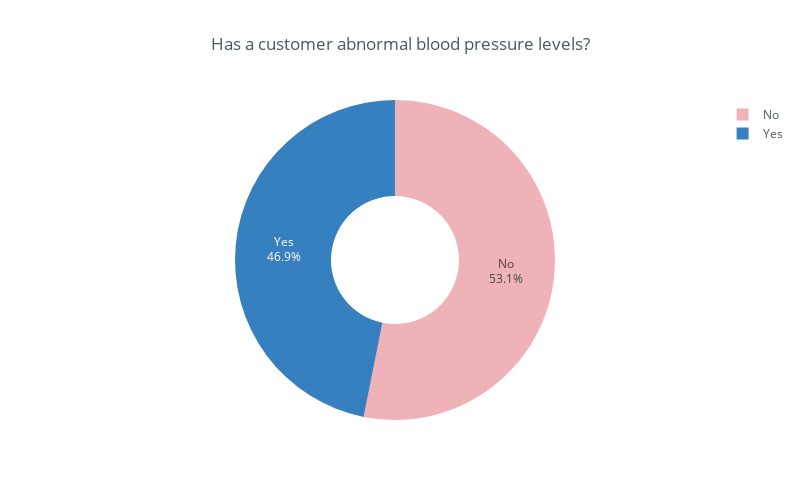
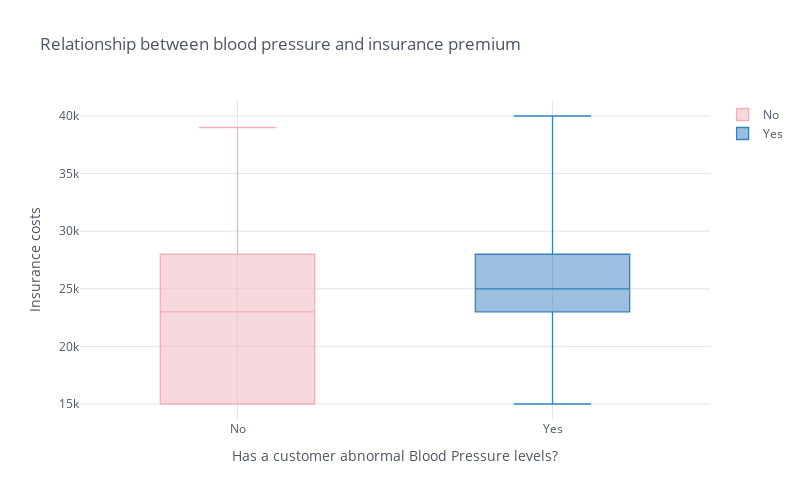

Notebook code cell kept with these figures, in order:
### Markdown cell above
We see the identical results in case of blood pressure.

### Code cell
data_blood = data.groupby(by = ['BloodPressureProblems']).count()[['Age']].rename(columns = {'Age':'Count'}).reset_index()
data_blood['BloodPressureProblems'] = data_blood['BloodPressureProblems'].replace({0:'No', 1:'Yes'})
data_blood.iplot(kind = 'pie', 
                 labels = 'BloodPressureProblems', 
                 values = 'Count', 
                 textinfo = 'percent+label', hole=.4, 
                 dimensions = (800,500), 
                 colors = ['#F0B2B9', '#3780BF'], title = 'Has a customer abnormal blood pressure levels?'
                 )

data2 = data.copy()
data2['BloodPressureProblems'] = data2['BloodPressureProblems'].replace({0:'No', 1:'Yes'})
data2[['BloodPressureProblems', 'PremiumPrice']].pivot(columns = 'BloodPressureProblems', values = 'PremiumPrice').iplot(kind = 'box', dimensions = (800,500), 
                                                                                                                         xTitle = 'Has a customer abnormal Blood Pressure levels?', yTitle = 'Insurance costs', 
                                                                                                                         title = 'Relationship between blood pressure and insurance premium', 
                                                                                                                         colors = ['#F0B2B9', '#3780BF'])

### Figure 1 — Plotly figure (JSON) as saved in the notebook; plotly's stock layout.template omitted (floating-point values rounded to 4 significant figures)
{"data": [{"hole": 0.4, "labels": ["No", "Yes"], "marker": {"colors": ["rgba(240, 178, 185, 1.0)", "rgba(55, 128, 191, 1.0)"]}, "name": "", "textinfo": "percent+label", "type": "pie", "values": [524, 462]}], "layout": {"height": 500, "legend": {"bgcolor": "#FFFFFF", "font": {"color": "#4D5663"}}, "paper_bgcolor": "#FFFFFF", "plot_bgcolor": "#FFFFFF", "title": {"font": {"color": "#4D5663"}, "text": "Has a customer abnormal blood pressure levels?"}, "width": 800}}

### Figure 2 — Plotly figure (JSON) as saved in the notebook; plotly's stock layout.template omitted (floating-point values rounded to 4 significant figures; data arrays with more than 128 entries replaced by an {"elided": "..."} marker saying what was removed)
{"data": [{"boxpoints": false, "line": {"width": 1.3}, "marker": {"color": "rgba(240, 178, 185, 1.0)"}, "name": "No", "orientation": "v", "type": "box", "y": {"elided": "986 int values"}}, {"boxpoints": false, "line": {"width": 1.3}, "marker": {"color": "rgba(55, 128, 191, 1.0)"}, "name": "Yes", "orientation": "v", "type": "box", "y": {"elided": "986 int values"}}], "layout": {"height": 500, "legend": {"bgcolor": "#FFFFFF", "font": {"color": "#4D5663"}}, "paper_bgcolor": "#FFFFFF", "plot_bgcolor": "#FFFFFF", "title": {"font": {"color": "#4D5663"}, "text": "Relationship between blood pressure and insurance premium"}, "width": 800, "xaxis": {"autorange": true, "gridcolor": "#E1E5ED", "range": [-0.5, 1.5], "showgrid": true, "tickfont": {"color": "#4D5663"}, "title": {"font": {"color": "#4D5663"}, "text": "Has a customer abnormal Blood Pressure levels?"}, "type": "category", "zerolinecolor": "#E1E5ED"}, "yaxis": {"autorange": true, "gridcolor": "#E1E5ED", "range": [13610.0, 41390.0], "showgrid": true, "tickfont": {"color": "#4D5663"}, "title": {"font": {"color": "#4D5663"}, "text": "Insurance costs"}, "type": "linear", "zerolinecolor": "#E1E5ED"}}}
